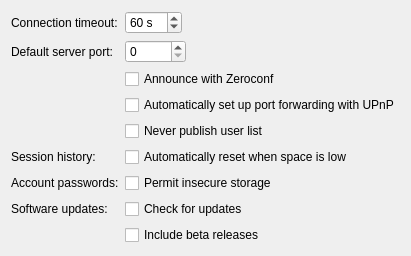
          <widget class="QWidget" name="stackedWidgetPage3">
           <layout class="QFormLayout">
            <property name="fieldGrowthPolicy">
             <enum>QFormLayout::FieldsStayAtSizeHint</enum>
            </property>
            <item row="0" column="0">
             <widget class="QLabel">
              <property name="text">
               <string>Connection timeout:</string>
              </property>
             </widget>
            </item>
            <item row="0" column="1">
             <widget class="QSpinBox" name="connTimeout">
              <property name="suffix">
               <string> s</string>
              </property>
              <property name="minimum">
               <number>15</number>
              </property>
              <property name="maximum">
               <number>600</number>
              </property>
              <property name="value">
               <number>60</number>
              </property>
             </widget>
            </item>
            <item row="1" column="0">
             <widget class="QLabel">
              <property name="text">
               <string>Default server port:</string>
              </property>
             </widget>
            </item>
            <item row="1" column="1">
             <widget class="QSpinBox" name="serverport">
              <property name="maximum">
               <number>65536</number>
              </property>
             </widget>
            </item>
            <item row="2" column="1">
             <widget class="QCheckBox" name="dnssd">
              <property name="text">
               <string>Announce with Zeroconf</string>
              </property>
             </widget>
            </item>
            <item row="3" column="1">
             <widget class="QCheckBox" name="useupnp">
              <property name="text">
               <string>Automatically set up port forwarding with UPnP</string>
              </property>
             </widget>
            </item>
            <item row="4" column="1">
             <widget class="QCheckBox" name="privateUserList">
              <property name="text">
               <string>Never publish user list</string>
              </property>
             </widget>
            </item>
            <item row="5" column="0">
             <widget class="QLabel">
              <property name="text">
               <string>Session history:</string>
              </property>
             </widget>
            </item>
            <item row="5" column="1">
             <widget class="QCheckBox" name="lowspaceAutoreset">
              <property name="text">
               <string>Automatically reset when space is low</string>
              </property>
             </widget>
            </item>
            <item row="6" column="0">
             <widget class="QLabel">
              <property name="text">
               <string>Account passwords:</string>
              </property>
             </widget>
            </item>
            <item row="6" column="1">
             <widget class="QCheckBox" name="insecurePasswordStorage">
              <property name="text">
               <string>Permit insecure storage</string>
              </property>
             </widget>
            </item>
            <item row="7" column="0">
             <widget class="QLabel">
              <property name="text">
               <string>Software updates:</string>
              </property>
             </widget>
            </item>
            <item row="7" column="1">
             <widget class="QCheckBox" name="checkForUpdates">
              <property name="text">
               <string>Check for updates</string>
              </property>
             </widget>
            </item>
            <item row="8" column="1">
             <widget class="QCheckBox" name="checkForBetas">
              <property name="text">
               <string>Include beta releases</string>
              </property>
             </widget>
            </item>
           </layout>
          </widget>
